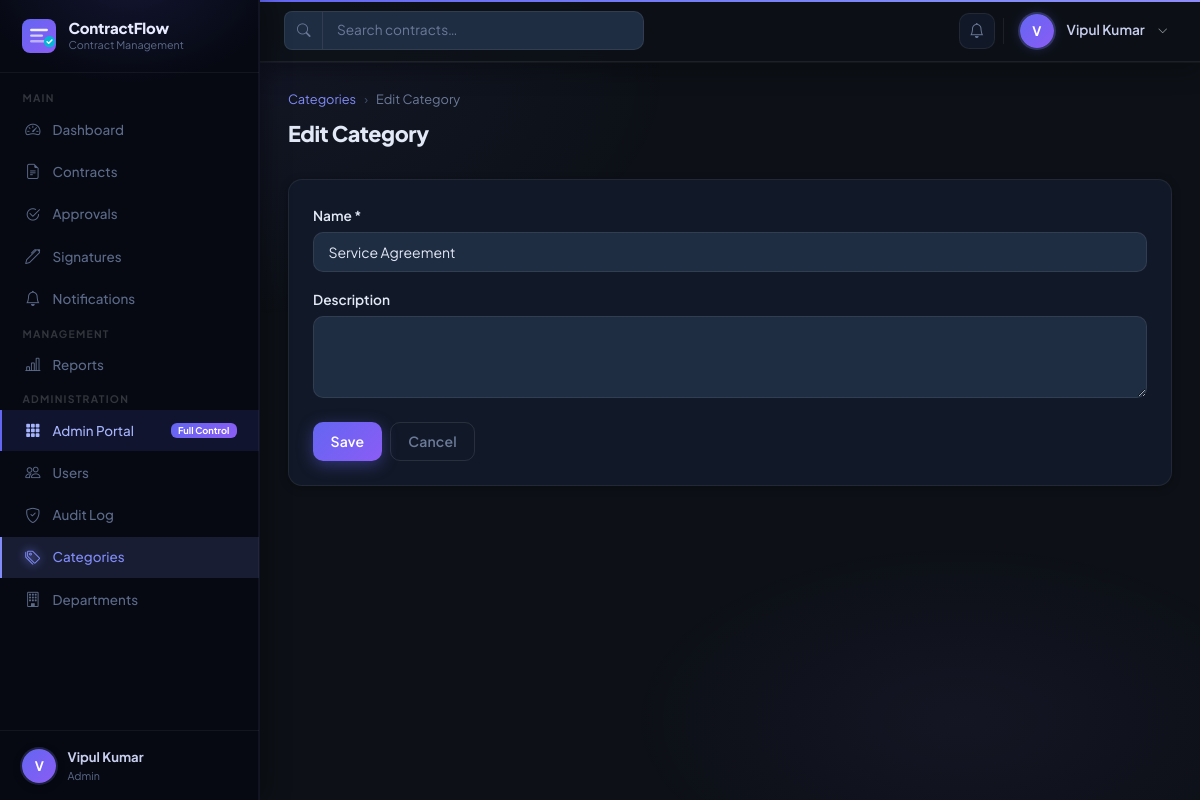
The page /contracts/categories/1/edit/ (signed in) on the database its author committed.
### accounts/models.py (models this page shows, shortened)
class User(AbstractUser):
    class Role(models.TextChoices):
        ADMIN = "ADMIN", "Admin"
        MANAGER = "MANAGER", "Manager"
        EMPLOYEE = "EMPLOYEE", "Employee"
    class Status(models.TextChoices):
        ACTIVE = "ACTIVE", "Active"
        INACTIVE = "INACTIVE", "Inactive"
        SUSPENDED = "SUSPENDED", "Suspended"
    role = models.CharField(
        max_length=20,
        choices=Role.choices,
        default=Role.EMPLOYEE,
    )
    status = models.CharField(
        max_length=20,
        choices=Status.choices,
        default=Status.ACTIVE,
    )
    phone = models.CharField(max_length=20, blank=True)
    department = models.ForeignKey(
        Department,
        on_delete=models.SET_NULL,
        null=True,
        blank=True,
        related_name="users",
    )
    @property
    def is_admin(self):
        return self.role == self.Role.ADMIN
    @property
    def is_manager(self):
        return self.role == self.Role.MANAGER
    @property
    def full_name(self):
        return f"{self.first_name} {self.last_name}".strip() or self.username

### contracts/models.py (models this page shows, shortened)
class ContractCategory(models.Model):
    name        = models.CharField(max_length=100, unique=True)
    description = models.TextField(blank=True)
    created_at  = models.DateTimeField(auto_now_add=True)
    class Meta:
        ordering    = ["name"]
        verbose_name_plural = "Contract Categories"

### contracts/views.py (the view)
# urls.py: path("categories/<int:pk>/edit/",     views.category_edit,   name="category_edit"),
@login_required
@admin_required
def category_edit(request, pk):
    cat  = get_object_or_404(ContractCategory, pk=pk)
    form = ContractCategoryForm(request.POST or None, instance=cat)
    if request.method == "POST" and form.is_valid():
        form.save()
        log_action(request, AuditLog.Action.UPDATE, "contracts",
                   f"Updated contract category '{cat.name}'", "ContractCategory", cat.pk)
        messages.success(request, f"Category '{cat.name}' updated.")
        return redirect("contracts:category_list")
    return render(request, "contracts/category_form.html", {"form": form, "title": "Edit Category"})

### contracts/forms.py
class ContractCategoryForm(forms.ModelForm):
    class Meta:
        model  = ContractCategory
        fields = ["name", "description"]
        widgets = {
            "name":        forms.TextInput(attrs={"class": "form-control"}),
            "description": forms.Textarea(attrs={"class": "form-control", "rows": 3}),
        }

### notifications/context_processors.py (called while the page is built)
def unread_notifications(request):
    if request.user.is_authenticated:
        count = Notification.objects.filter(
            recipient=request.user,
            status=Notification.Status.UNREAD,
        ).count()
        return {"unread_notification_count": count}
    return {"unread_notification_count": 0}

### templates/contracts/category_form.html (shortened to what this page needs)
{% extends "base.html" %}
{% block nav_categories %}active{% endblock %}
{% block content %}
<div class="page-header">
  <div>
    <nav aria-label="breadcrumb"><ol class="breadcrumb">
      <li class="breadcrumb-item"><a href="{% url 'contracts:category_list' %}">Categories</a></li>
      <li class="breadcrumb-item active">{{ title }}</li>
    </ol></nav>
    <h1 class="page-title">{{ title }}</h1>
  </div>
</div>
<div class="card" >
  <div class="card-body p-4">
    <form method="POST" novalidate>{% csrf_token %}
      <div class="mb-3"><label class="form-label">Name *</label>{{ form.name }}{% if form.name.errors %}<div class="text-danger small mt-1">{{ form.name.errors.0 }}</div>{% endif %}</div>
      <div class="mb-4"><label class="form-label">Description</label>{{ form.description }}</div>
      <div class="d-flex gap-2">
        <button type="submit" class="btn btn-primary">Save</button>
        <a href="{% url 'contracts:category_list' %}" class="btn btn-outline-secondary">Cancel</a>
      </div>
    </form>
  </div>
</div>
{% endblock %}

### templates/base.html (shortened to what this page needs)
{% load static %}
<!DOCTYPE html>
<html lang="en">
<head>
  <link href="https://cdn.jsdelivr.net/npm/bootstrap@5.3.3/dist/css/bootstrap.min.css" rel="stylesheet">
  <link href="https://cdn.jsdelivr.net/npm/bootstrap-icons@1.11.3/font/bootstrap-icons.min.css" rel="stylesheet">
  <link href="{% static 'css/crm.css' %}" rel="stylesheet">
</head>
<body>
<div class="crm-wrapper">
  <aside class="sidebar" id="crm-sidebar">
    <a class="sidebar-brand" href="{% url 'dashboard:index' %}">
      <div>
        <div class="brand-text">ContractFlow</div>
        <div class="brand-sub">Contract Management</div>
      </div>
    </a>
    <nav class="sidebar-nav">
      <span class="nav-section-label">Main</span>
      <a class="sidebar-link {% block nav_dashboard %}{% endblock %}"
         href="{% url 'dashboard:index' %}">
        <span class="nav-icon"><i class="bi bi-speedometer2"></i></span>
        Dashboard
      </a>
      <a class="sidebar-link {% block nav_contracts %}{% endblock %}"
         href="{% url 'contracts:contract_list' %}">
        <span class="nav-icon"><i class="bi bi-file-earmark-text"></i></span>
        Contracts
      </a>
      <a class="sidebar-link {% block nav_approvals %}{% endblock %}"
         href="{% url 'approvals:approval_list' %}">
        <span class="nav-icon"><i class="bi bi-check2-circle"></i></span>
        Approvals
      </a>
      <a class="sidebar-link {% block nav_signatures %}{% endblock %}"
         href="{% url 'signatures:signature_list' %}">
        <span class="nav-icon"><i class="bi bi-pen"></i></span>
        Signatures
      </a>
      <a class="sidebar-link {% block nav_notifications %}{% endblock %}"
         href="{% url 'notifications:notification_list' %}">
        <span class="nav-icon"><i class="bi bi-bell"></i></span>
        Notifications
      </a>
      {% if request.user.is_manager or request.user.is_admin %}
      <span class="nav-section-label">Management</span>
      <a class="sidebar-link {% block nav_reports %}{% endblock %}"
         href="{% url 'reports:reports_index' %}">
        <span class="nav-icon"><i class="bi bi-bar-chart-line"></i></span>
        Reports
      </a>
      {% endif %}
      {% if request.user.is_admin %}
      <span class="nav-section-label">Administration</span>
      <a class="sidebar-link"
         href="{% url 'accounts:admin_portal' %}"
         style="background:rgba(99,102,241,.12);border-left-color:#6366f1;color:#a5b4fc;">
        <span class="nav-icon"><i class="bi bi-grid-3x3-gap-fill"></i></span>
        Admin Portal
        <span class="badge ms-auto" style="background:linear-gradient(135deg,#6366f1,#8b5cf6);color:#fff;font-size:.58rem;padding:.18rem .45rem;">Full Control</span>
      </a>
      <a class="sidebar-link {% block nav_users %}{% endblock %}"
         href="{% url 'accounts:user_list' %}">
        <span class="nav-icon"><i class="bi bi-people"></i></span>
        Users
      </a>
      <a class="sidebar-link {% block nav_audit %}{% endblock %}"
         href="{% url 'audit:audit_list' %}">
        <span class="nav-icon"><i class="bi bi-shield-check"></i></span>
        Audit Log
      </a>
      <a class="sidebar-link {% block nav_categories %}{% endblock %}"
         href="{% url 'contracts:category_list' %}">
        <span class="nav-icon"><i class="bi bi-tags"></i></span>
        Categories
      </a>
      <a class="sidebar-link {% block nav_departments %}{% endblock %}"
         href="{% url 'accounts:department_list' %}">
        <span class="nav-icon"><i class="bi bi-building"></i></span>
        Departments
      </a>
      {% endif %}
    </nav>
    <div class="sidebar-footer">
      <div class="sidebar-user">
        <div class="sidebar-avatar">{{ request.user.username|first|upper }}</div>
        <div class="sidebar-user-info">
          <div class="name">{{ request.user.full_name }}</div>
          <div class="role">{{ request.user.get_role_display }}</div>
        </div>
      </div>
    </div>
  </aside>
  <div class="main-area">
    <header class="topbar">
      <form class="topbar-search d-none d-md-flex"
            action="{% url 'contracts:contract_list' %}"
            method="get">
        <div class="input-group">
          <span class="input-group-text rounded-start-3 border-end-0">
            <i class="bi bi-search" style="font-size:.85rem;"></i>
          </span>
          <input type="text" name="search" class="form-control"
                 placeholder="Search contracts…"
                 value="{{ request.GET.search|default:'' }}">
        </div>
      </form>
      <div class="topbar-actions">
        <a href="{% url 'notifications:notification_list' %}" class="btn-icon" title="Notifications">
          <i class="bi bi-bell"></i>
        </a>
        <div class="dropdown">
          <div class="topbar-user" data-bs-toggle="dropdown" aria-expanded="false">
            <div class="topbar-avatar">{{ request.user.username|first|upper }}</div>
            <span class="d-none d-md-inline ms-1"
                  style="font-size:.855rem;font-weight:600;color:#c8ceee;">
              {{ request.user.full_name }}
            </span>
            <i class="bi bi-chevron-down ms-1 d-none d-md-inline"
               style="font-size:.65rem;color:#9ca3af;"></i>
          </div>
        </div>
      </div>
    </header>
    <main class="page-content" style="position:relative;z-index:1;">
      {% block content %}{% endblock %}
    </main>
  </div>
</div>
</body>
</html>

### rows shown on the page
User: user.username|first "V", user.full_name "Vipul Kumar", user.role "Admin"
ContractCategory: name "Service Agreement"

### other values the page prints
{{ title }} "Edit Category"
